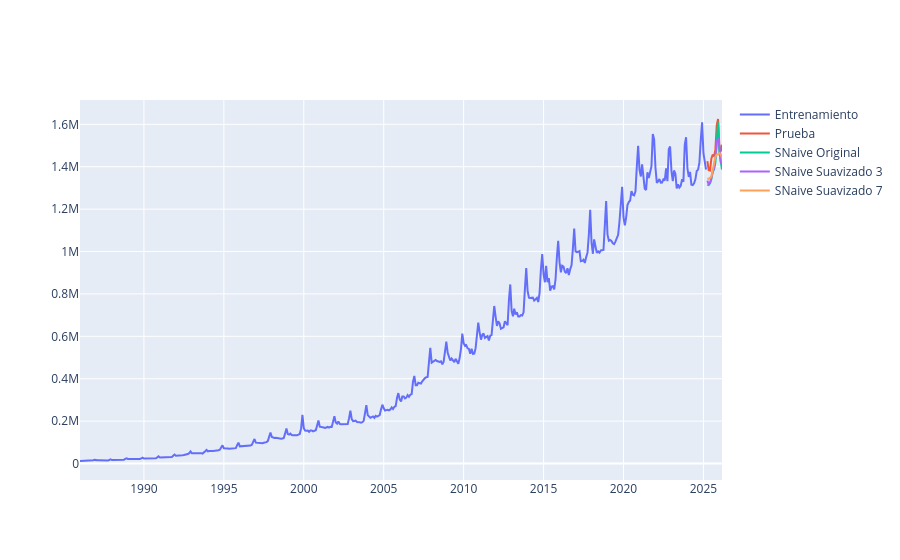

Notebook code cell kept with this figure:
### Code cell
fig = go.Figure()

# train
no_plot = fig.add_trace(
    go.Scatter(x=train_orig.index.tolist(),y=train_orig.values.tolist(), mode = 'lines', #lines+markers
               name="Entrenamiento"))

# test real
no_plot = fig.add_trace(
    go.Scatter(x=test_orig.index.tolist(),y=test_orig.values.tolist(), mode = 'lines',
               name="Prueba"))

# pred orriginal
no_plot = fig.add_trace(
    go.Scatter(x=pred_snaive_ts_orig.index.tolist(),y=pred_snaive_ts_orig.values.tolist(), mode = 'lines',
               name="SNaive Original"))

# pred suavizado 3
no_plot = fig.add_trace(
    go.Scatter(x=pred_snaive_ts3.index.tolist(),y=pred_snaive_ts3.values.tolist(), mode = 'lines',
               name="SNaive Suavizado 3"))

# pred suavizado 7
no_plot = fig.add_trace(
    go.Scatter(x=pred_snaive_ts7.index.tolist(),y=pred_snaive_ts7.values.tolist(), mode = 'lines',
               name="SNaive Suavizado 7"))

fig.show()

### Figure 1 — Plotly figure (JSON) as saved in the notebook; plotly's stock layout.template omitted (floating-point values rounded to 4 significant figures; data arrays with more than 128 entries replaced by an {"elided": "..."} marker saying what was removed)
{"data": [{"mode": "lines", "name": "Entrenamiento", "type": "scatter", "x": {"elided": "471 str values"}, "y": {"elided": "471 float values"}}, {"mode": "lines", "name": "Prueba", "type": "scatter", "x": ["2025-04-01T00:00:00", "2025-05-01T00:00:00", "2025-06-01T00:00:00", "2025-07-01T00:00:00", "2025-08-01T00:00:00", "2025-09-01T00:00:00", "2025-10-01T00:00:00", "2025-11-01T00:00:00", "2025-12-01T00:00:00", "2026-01-01T00:00:00", "2026-02-01T00:00:00", "2026-03-01T00:00:00"], "y": [1426000.0, 1384000.0, 1382000.0, 1438000.0, 1457000.0, 1449000.0, 1481000.0, 1596000.0, 1625000.0, 1491000.0, 1471950, 1503000.0]}, {"mode": "lines", "name": "SNaive Original", "type": "scatter", "x": ["2025-04-01T00:00:00", "2025-05-01T00:00:00", "2025-06-01T00:00:00", "2025-07-01T00:00:00", "2025-08-01T00:00:00", "2025-09-01T00:00:00", "2025-10-01T00:00:00", "2025-11-01T00:00:00", "2025-12-01T00:00:00", "2026-01-01T00:00:00", "2026-02-01T00:00:00", "2026-03-01T00:00:00"], "y": [1315000.0, 1312797, 1322000.0, 1340000.0, 1380000.0, 1386000.0, 1420000.0, 1527000.0, 1609543, 1463000.0, 1418000.0, 1386911]}, {"mode": "lines", "name": "SNaive Suavizado 3", "type": "scatter", "x": ["2025-04-01T00:00:00", "2025-05-01T00:00:00", "2025-06-01T00:00:00", "2025-07-01T00:00:00", "2025-08-01T00:00:00", "2025-09-01T00:00:00", "2025-10-01T00:00:00", "2025-11-01T00:00:00", "2025-12-01T00:00:00", "2026-01-01T00:00:00", "2026-02-01T00:00:00", "2026-03-01T00:00:00"], "y": [1334000.0, 1316000.0, 1325000.0, 1347000.0, 1369000.0, 1396000.0, 1444000.0, 1519000.0, 1533000.0, 1497011, 1423000.0, 1410000.0]}, {"mode": "lines", "name": "SNaive Suavizado 7", "type": "scatter", "x": ["2025-04-01T00:00:00", "2025-05-01T00:00:00", "2025-06-01T00:00:00", "2025-07-01T00:00:00", "2025-08-01T00:00:00", "2025-09-01T00:00:00", "2025-10-01T00:00:00", "2025-11-01T00:00:00", "2025-12-01T00:00:00", "2026-01-01T00:00:00", "2026-02-01T00:00:00", "2026-03-01T00:00:00"], "y": [1344000.0, 1342000.0, 1347000.0, 1354000.0, 1384000.0, 1426000.0, 1447000.0, 1458000.0, 1459000.0, 1464000.0, 1459000.0, 1439000.0]}], "layout": {}}
